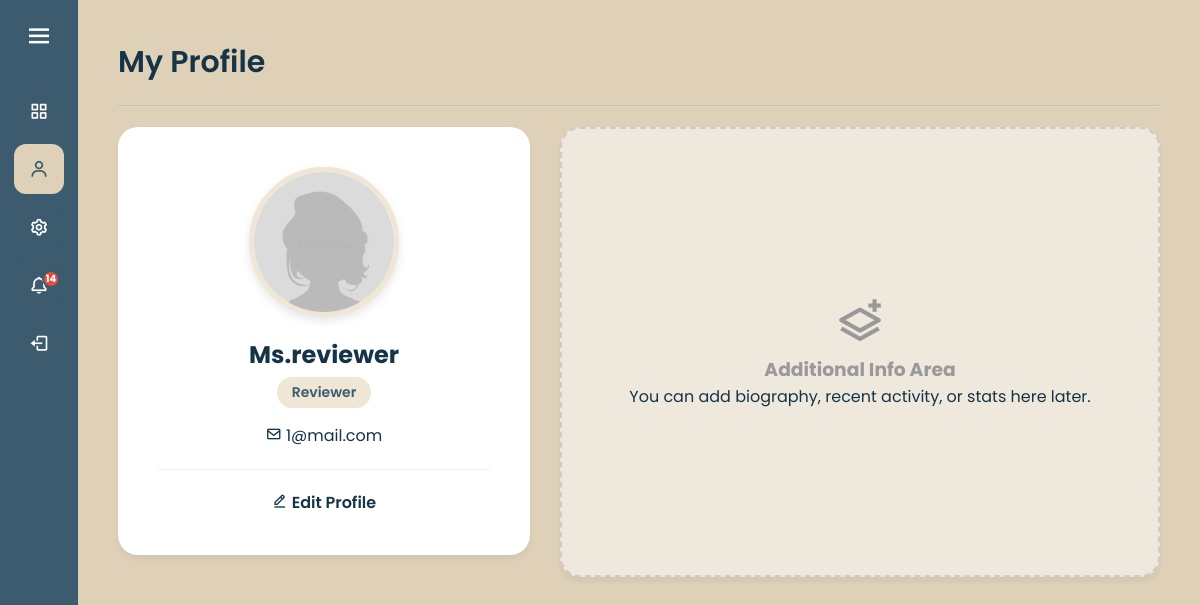
The app's page /profile.php (signed in) with its own data.
### tables this page shows
CREATE TABLE `users` (
  `id` int(10) UNSIGNED NOT NULL,
  `name` varchar(255) NOT NULL,
  `email` varchar(255) NOT NULL,
  `password` varchar(255) NOT NULL,
  `role` enum('researcher','reviewer','hod','admin') NOT NULL,
  `notify_email` tinyint(1) DEFAULT 1,
  `notify_system` tinyint(1) DEFAULT 1,
  `profile_pic` varchar(255) DEFAULT 'default.png',
  `avatar` enum('default','male','female') DEFAULT 'default',
  `notify_new_assign` tinyint(1) DEFAULT 1,
  `notify_appeals` tinyint(1) DEFAULT 1,
  `notify_hod_approve` tinyint(1) DEFAULT 1,
  `notify_hod_reject` tinyint(1) DEFAULT 1
);

### profile.php (the view, shortened to what this page needs)
<?php
require 'config.php';
$email = $_SESSION['email'];
$stmt = $conn->prepare("SELECT * FROM users WHERE email = ?");
$stmt->bind_param("s", $email);
$stmt->execute();
$user = $stmt->get_result()->fetch_assoc();
$avatar_file = !empty($user['profile_pic']) ? "images/" . $user['profile_pic'] : "images/default.png";
?>
<!DOCTYPE html>
<html lang="en">
<head>
    <link rel="stylesheet" href="style.css">
    <link href="https://unpkg.com/boxicons@2.1.4/css/boxicons.min.css" rel="stylesheet">
</head>
<body>
    <?php include 'sidebar.php'; ?>
    <section class="home-section">
        <div class="welcome-text">My Profile</div>
        <hr style="opacity: 0.3; margin: 20px 0;">
        <div class="profile-container">
            <div class="form-box profile-card">
                <div class="profile-avatar" style="padding: 0; overflow: hidden; background: white; border: 5px solid #EFE6D5;">
                    <img src="<?= $avatar_file ?>" alt="Profile" style="width: 100%; height: 100%; object-fit: cover;">
                </div>
                <h2 class="profile-name"><?= htmlspecialchars($user['name']) ?></h2>
                <div class="profile-role-badge">
                    <?= ucfirst($user['role']) ?>
                </div>
                <p class="profile-email">
                    <i class='bx bx-envelope'></i> <?= htmlspecialchars($user['email']) ?>
                </p>
                <div class="profile-actions">
                    <a href="settings.php?view=profile" style="color: #153448; text-decoration: none; font-weight: 600; font-size: 16px;">
                        <i class='bx bx-edit-alt'></i> Edit Profile
                    </a>
                </div>
            </div>
            <div class="form-box placeholder-area">
                <div class="placeholder-content">
                    <i class='bx bx-layer-plus'></i>
                    <h3>Additional Info Area</h3>
                    <p>You can add biography, recent activity, or stats here later.</p>
                </div>
            </div>
        </div>
    </section>
</body>
</html>

### style.css (style rules this page uses)
* { margin: 0; padding: 0; box-sizing: border-box; font-family: "Poppins", sans-serif; }
body { background-color: #DFD0B8; }
.home-section { position: relative; background-color: #DFD0B8; min-height: 100vh; top: 0; left: 78px; width: calc(100% - 78px); transition: all 0.5s ease; z-index: 1; padding: 40px; color: #153448; }
.home-section .welcome-text { color: #153448; font-size: 30px; font-weight: 600; margin-bottom: 10px; display: flex; align-items: center; gap: 10px; }
.home-section p, .home-section li, .home-section td, .home-section label { color: #153448; font-size: 16px; line-height: 1.6; }
.form-box { background: #fff; padding: 30px; border-radius: 20px; max-width: 600px; box-shadow: 0 4px 6px rgba(0,0,0,0.05); }
.profile-container { display: flex; gap: 30px; align-items: flex-start; flex-wrap: wrap; }
.profile-card { flex: 1; min-width: 300px; text-align: center; padding: 40px; }
.profile-avatar { width: 150px; height: 150px; background: #3C5B6F; color: white; border-radius: 50%; display: flex; align-items: center; justify-content: center; font-size: 60px; font-weight: bold; margin: 0 auto 20px auto; border: 5px solid #EFE6D5; box-shadow: 0 4px 10px rgba(0,0,0,0.1); }
.profile-name { color: #153448; margin-bottom: 5px; }
.profile-role-badge { display: inline-block; background: #EFE6D5; color: #3C5B6F; padding: 5px 15px; border-radius: 20px; font-weight: 600; font-size: 14px; margin-bottom: 15px; }
.profile-email { color: #666; font-size: 14px; }
.profile-actions { margin-top: 20px; border-top: 1px solid #eee; padding-top: 20px; }
.placeholder-area { flex: 2; min-width: 300px; height: 450px; display: flex; align-items: center; justify-content: center; background: rgba(255,255,255,0.5); border: 2px dashed #ccc; border-radius: 20px; }
.placeholder-content { text-align: center; color: #999; }
.placeholder-content i { font-size: 50px; margin-bottom: 10px; }

### records on screen
users: profile_pic (picture), name "Ms.reviewer", role "Reviewer", email "1@mail.com"

### other values on screen
$unread_count "14"
